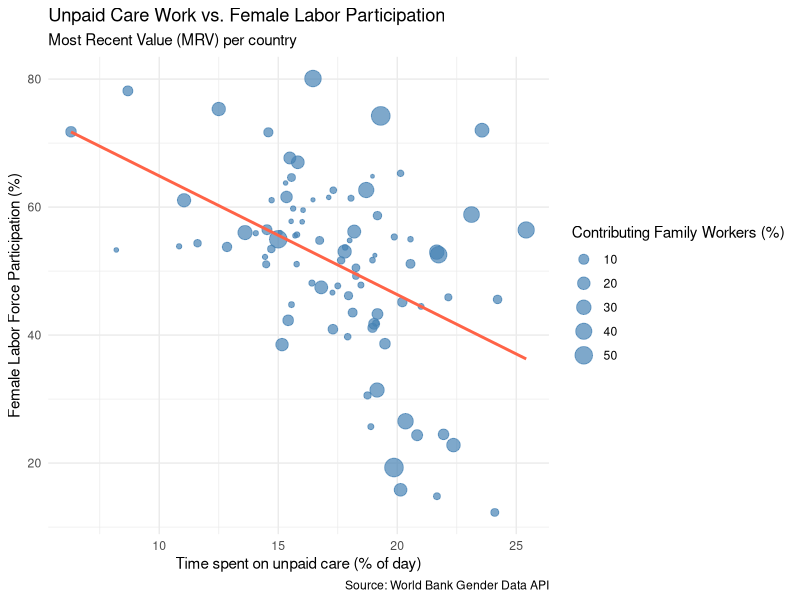
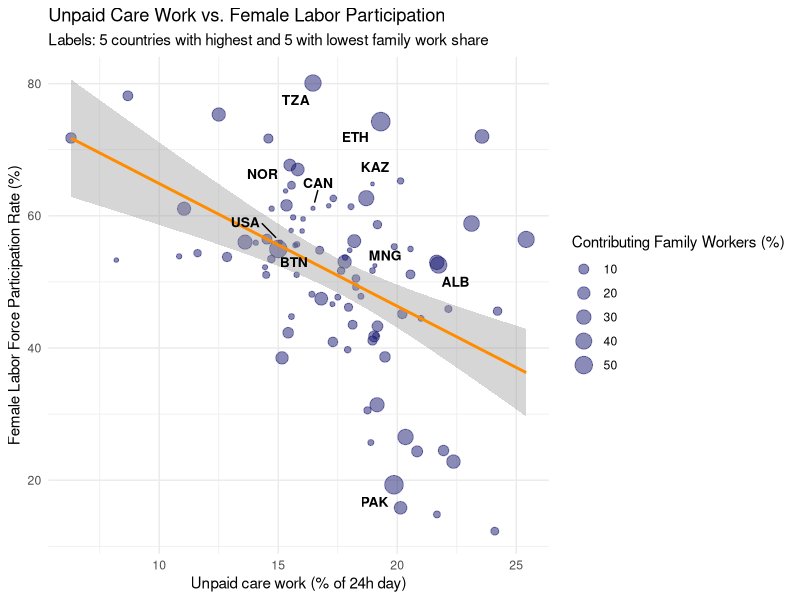
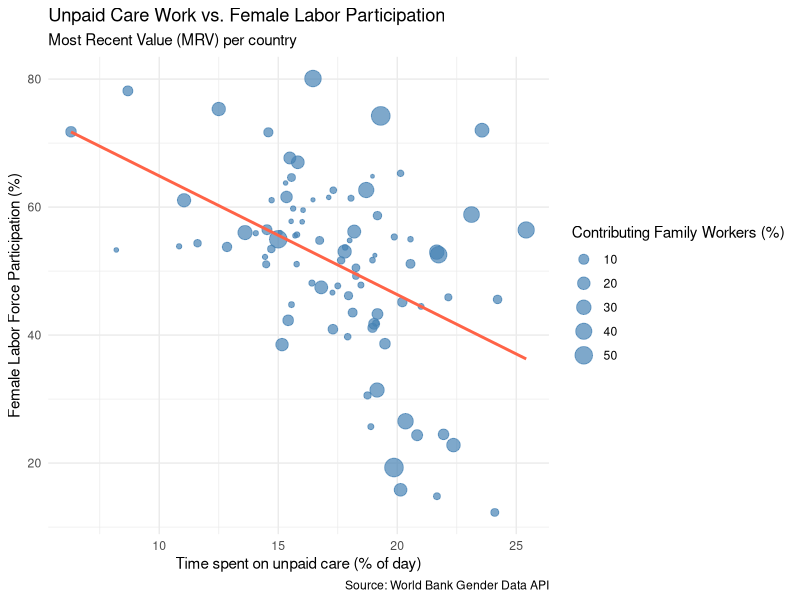

These charts were generated, in order, by the following R code:
# A. LOAD LIBRARIES
# Libraries must be reload in every new script
install.packages("ggrepel")
library(tidyverse)
library(ggrepel) # To handle overlapping text labels

# B. LOAD THE PREVIOUSLY SAVED DATA
# Instead of downloading again, we read the Master File we created in script 01
# Make sure the path matches where you saved the CSV
master_df <- read.csv("data_preprocessed/gender_care_economy_master.csv")

# 8. DATA CLEANING: FILTERING FOR MOST RECENT VALUE (MRV) -------------------

# Not all the countries have the same data, so
# we want the latest available data point for each country 
# to ensure our cross-country comparison is as up-to-date as possible.

mrv_data <- master_df %>%
  filter(!is.na(care_work_val)) %>% # Remove rows where care data is missing
  group_by(countryiso3code) %>%     # Group by country
  filter(date == max(date)) %>%     # Keep only the most recent year per country
  ungroup()

# Check how many countries we have now
nrow(mrv_data)

# 9. INITIAL VISUALIZATION (Care Work vs Labor Participation) ---

# Let's create a scatter plot to see the correlation
# Research Question: How is unpaid care related to economic participation?

ggplot(mrv_data, aes(x = care_work_val, y = labor_part_val)) +
  geom_point(aes(size = family_work_val), color = "steelblue", alpha = 0.7) +
  geom_smooth(method = "lm", color = "tomato", se = FALSE) + # Add a trend line
  labs(
    title = "Unpaid Care Work vs. Female Labor Participation",
    subtitle = "Most Recent Value (MRV) per country",
    x = "Time spent on unpaid care (% of day)",
    y = "Female Labor Force Participation (%)",
    size = "Contributing Family Workers (%)",
    caption = "Source: World Bank Gender Data API"
  ) +
  theme_minimal()

# Save your first plot for your Master's presentation
ggsave("plots/care_vs_labor_mrv.png", width = 10, height = 7)

# To see the 5 counties with more "Contributing Family Workers"
mrv_data %>%
  select(countryiso3code, family_work_val, care_work_val, labor_part_val) %>%
  arrange(desc(family_work_val)) %>%
  head(5)

# --- DATA VISUALIZATION WITH SMART LABELS ---

# 1. Prepare the data for selective labeling
# Arrange by 'family_work_val' to identify the extremes (highest and lowest)
mrv_data <- mrv_data %>%
  arrange(desc(family_work_val)) %>%
  # Create a temporary rank column (1 = highest family work, etc.)
  mutate(label_priority = row_number()) %>% 
  # Create a new column 'country_label'
  # If it's in the Top 5 or Bottom 5, keep the ISO3 code; otherwise, leave it blank ("")
  mutate(country_label = ifelse(label_priority <= 5 | label_priority > (n() - 5), 
                                countryiso3code, ""))

# 3. Generate the Scatter Plot
ggplot(mrv_data, aes(x = care_work_val, y = labor_part_val)) +
  # Points: size depends on contributing family work, color is dark blue, and they are semi-transparent
  geom_point(aes(size = family_work_val), color = "midnightblue", alpha = 0.5) +
  
  # Add a trend line (Linear Model) in orange to see the correlation
  geom_smooth(method = "lm", color = "darkorange", se = TRUE) +
  
  # Add the smart labels using ggrepel
  # This automatically moves the text so it doesn't overlap with points or other labels
  geom_text_repel(aes(label = country_label), 
                  size = 3.5, 
                  fontface = "bold",
                  box.padding = 0.5, 
                  point.padding = 0.5) +
  
  # Add professional titles and axis labels
  labs(
    title = "Unpaid Care Work vs. Female Labor Participation",
    subtitle = "Labels: 5 countries with highest and 5 with lowest family work share",
    x = "Unpaid care work (% of 24h day)",
    y = "Female Labor Force Participation Rate (%)",
    size = "Contributing Family Workers (%)"
  ) +
  
  # Use a clean, professional theme for the Master's project
  theme_minimal()
